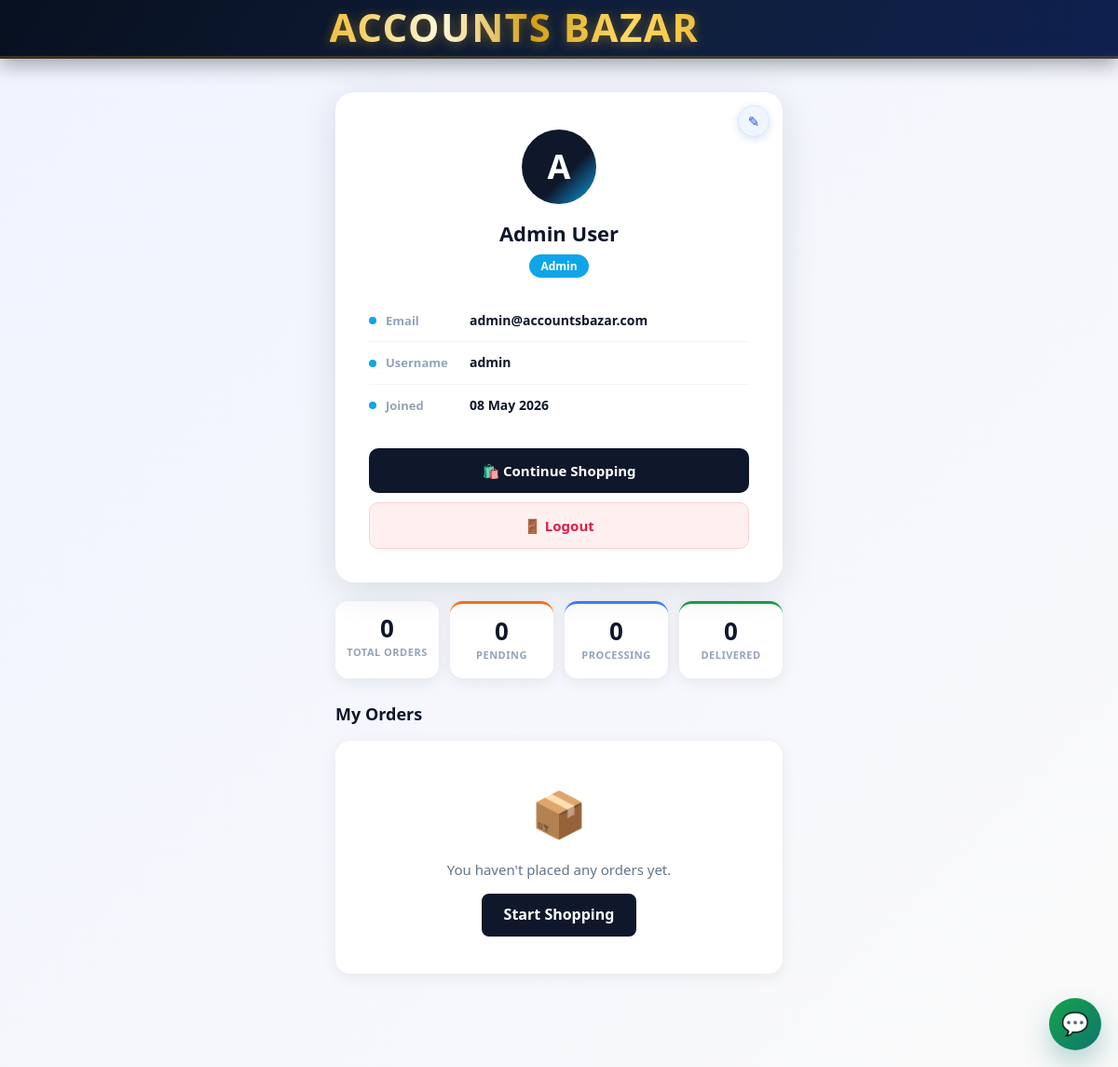
The app's page /profile.php (signed in) with its own data.
### tables this page shows
CREATE TABLE IF NOT EXISTS users (
    id INT AUTO_INCREMENT PRIMARY KEY,
    username VARCHAR(100) UNIQUE NOT NULL,
    email VARCHAR(255) UNIQUE NOT NULL,
    password VARCHAR(255) NOT NULL,
    first_name VARCHAR(100),
    last_name VARCHAR(100),
    phone VARCHAR(20),
    address VARCHAR(255),
    city VARCHAR(100),
    country VARCHAR(100),
    postal_code VARCHAR(20),
    user_type ENUM('customer', 'admin') DEFAULT 'customer',
    is_active TINYINT(1) DEFAULT 1,
    created_at TIMESTAMP DEFAULT CURRENT_TIMESTAMP,
    updated_at TIMESTAMP DEFAULT CURRENT_TIMESTAMP ON UPDATE CURRENT_TIMESTAMP,
    INDEX idx_email (email),
    INDEX idx_username (username)
);

### products/includes/db.php (called while the page is built, shortened)
<?php
class Database {
    private $host;
    private $db_user;
    private $db_pass;
    private $db_name;
    private $conn;
    public function __construct() {
        $this->host = DB_HOST;
        $this->db_user = DB_USER;
        $this->db_pass = DB_PASS;
        $this->db_name = DB_NAME;
        $this->connect();
    }
    private function connect() {
        $attempts = array();
        $credentialSets = array(
            array($this->host, $this->db_user, $this->db_pass)
        );
        if (defined('DB_FALLBACK_HOST') && defined('DB_FALLBACK_USER') && defined('DB_FALLBACK_PASS')) {
            $credentialSets[] = array(DB_FALLBACK_HOST, DB_FALLBACK_USER, DB_FALLBACK_PASS);
        }
        $dbNames = $this->buildDbNameVariants(
            $this->db_name,
            defined('DB_FALLBACK_NAME') ? DB_FALLBACK_NAME : ''
        );
        foreach ($credentialSets as $set) {
            foreach ($dbNames as $dbName) {
                $attempts[] = array($set[0], $set[1], $set[2], $dbName);
            }
        }
        foreach ($attempts as $attempt) {
            $this->conn = $this->tryConnect($attempt[0], $attempt[1], $attempt[2], $attempt[3]);
            if ($this->conn) {
                break;
            }
        }
        $this->ensureSchemaCompatibility();
    }
    private function tryConnect($host, $user, $pass, $name) {
        try {
            $conn = @new mysqli($host, $user, $pass, $name);
            return $conn;
        } catch (Throwable $e) {
            return null;
        }
    }
    private function buildDbNameVariants($primaryName, $fallbackName) {
        $names = array();
        return $names;
    }
    private function columnExists($table, $column) {
        $tableEsc = $this->conn->real_escape_string($table);
        $colEsc = $this->conn->real_escape_string($column);
        $sql = "SELECT COUNT(*) AS c
                FROM information_schema.COLUMNS
                WHERE TABLE_SCHEMA = DATABASE()
                  AND TABLE_NAME = '{$tableEsc}'
                  AND COLUMN_NAME = '{$colEsc}'";
        $res = $this->conn->query($sql);
        $row = $res->fetch_assoc();
        return ((int) ($row['c'] ?? 0)) > 0;
    }
    private function ensureSchemaCompatibility() {
        $this->ensureAiPromptsCompatibility();
    }
    private function ensureAiPromptsCompatibility() {
        $this->conn->query(
            "CREATE TABLE IF NOT EXISTS ai_prompts (
                id INT AUTO_INCREMENT PRIMARY KEY,
                prompt_text TEXT NOT NULL,
                image_path VARCHAR(255) DEFAULT NULL,
                created_at TIMESTAMP DEFAULT CURRENT_TIMESTAMP
            )"
        );
        if ($this->columnExists('ai_prompts', 'prompt') && !$this->columnExists('ai_prompts', 'prompt_text')) {
            $this->conn->query("ALTER TABLE ai_prompts ADD COLUMN prompt_text TEXT NULL");
            $this->conn->query("UPDATE ai_prompts SET prompt_text = prompt WHERE (prompt_text IS NULL OR prompt_text = '')");
        }
        $this->conn->query("UPDATE ai_prompts SET prompt_text = COALESCE(NULLIF(prompt_text, ''), 'Untitled prompt')");
        $this->conn->query(
            "CREATE TABLE IF NOT EXISTS ai_prompt_reactions (
                id INT AUTO_INCREMENT PRIMARY KEY,
                prompt_id INT NOT NULL,
                user_id INT NOT NULL,
                reaction ENUM('like', 'unlike') NOT NULL,
                created_at TIMESTAMP DEFAULT CURRENT_TIMESTAMP,
                updated_at TIMESTAMP DEFAULT CURRENT_TIMESTAMP ON UPDATE CURRENT_TIMESTAMP,
                UNIQUE KEY unique_prompt_user (prompt_id, user_id),
                INDEX idx_prompt_reaction (prompt_id, reaction)
            )"
        );
    }
}
?>

### profile.php (the view, shortened to what this page needs)
<?php
require_once 'products/config/config.php';
require_once 'products/includes/db.php';
$user = null;
$orders = [];
$orderStats = ['total' => 0, 'pending' => 0, 'delivered' => 0, 'processing' => 0, 'cancelled' => 0];
try {
    $db   = new Database();
    $conn = $db->getConnection();
    $stmt = $conn->prepare('SELECT id, username, email, first_name, last_name, phone, user_type, created_at FROM users WHERE id = ? LIMIT 1');
    $stmt->bind_param('i', $_SESSION['user_id']);
    $stmt->execute();
    $result = $stmt->get_result();
    $user   = $result ? $result->fetch_assoc() : null;
} catch (Exception $e) {
    $user = null;
}
$displayName = $_SESSION['name'] ?? ($user['first_name'] ?? $user['username'] ?? 'User');
$initial     = strtoupper(substr($displayName, 0, 1));
?>
<!DOCTYPE html>
<html lang="en">
<head>
    <link rel="stylesheet" href="css/style.css">
    <link rel="stylesheet" href="css/mobile.css">
</head>
<body>
    <header class="header">
        <div class="container">
            <nav class="navbar">
                <div class="store-brand">
                    <a href="index.php" style="text-decoration:none;">
                        <span class="store-title">Accounts Bazar</span>
                    </a>
                </div>
            </nav>
        </div>
    </header>
    <div class="profile-page">
        <div class="profile-card">
            <?php if ($user): ?>
                <a class="profile-edit-icon" href="profile.php?edit=1" aria-label="Edit billing info" title="Edit Billing Info">✎</a>
                <div class="profile-avatar"><?php echo htmlspecialchars($initial); ?></div>
                <div class="profile-name"><?php echo htmlspecialchars($displayName); ?></div>
                <div class="profile-badge">
                    <span><?php echo htmlspecialchars($user['user_type'] ?? 'customer'); ?></span>
                </div>
                <ul class="profile-info-list">
                    <li>
                        <span class="pil-dot"></span>
                        <span class="pil-label">Email</span>
                        <span class="pil-value"><?php echo htmlspecialchars($user['email'] ?? ''); ?></span>
                    </li>
                    <li>
                        <span class="pil-dot"></span>
                        <span class="pil-label">Username</span>
                        <span class="pil-value"><?php echo htmlspecialchars($user['username'] ?? ''); ?></span>
                    </li>
                    <?php if (!empty($user['created_at'])): ?>
                    <li>
                        <span class="pil-dot"></span>
                        <span class="pil-label">Joined</span>
                        <span class="pil-value"><?php echo date('d M Y', strtotime($user['created_at'])); ?></span>
                    </li>
                    <?php endif; ?>
                </ul>
                <div class="profile-actions">
                    <a class="profile-btn profile-btn-shop" href="shop.php">🛍️ Continue Shopping</a>
                    <a class="profile-btn profile-btn-logout" href="profile.php?logout=1">🚪 Logout</a>
                </div>
            <?php else: ?>
                <p style="text-align:center;color:#64748b;">Could not load profile. <a href="login.php">Login again</a></p>
            <?php endif; ?>
        </div>
        <div class="order-stats-row">
            <div class="order-stat-box">
                <div class="osb-num"><?php echo $orderStats['total']; ?></div>
                <div class="osb-label">Total Orders</div>
            </div>
            <div class="order-stat-box osb-pending">
                <div class="osb-num"><?php echo $orderStats['pending']; ?></div>
                <div class="osb-label">Pending</div>
            </div>
            <div class="order-stat-box osb-processing">
                <div class="osb-num"><?php echo $orderStats['processing']; ?></div>
                <div class="osb-label">Processing</div>
            </div>
            <div class="order-stat-box osb-delivered">
                <div class="osb-num"><?php echo $orderStats['delivered']; ?></div>
                <div class="osb-label">Delivered</div>
            </div>
        </div>
        <div class="orders-section">
            <h2 class="orders-title">My Orders</h2>
            <?php if (empty($orders)): ?>
                <div class="orders-empty">
                    <div style="font-size:48px;margin-bottom:10px;">📦</div>
                    <div style="color:#64748b;font-size:15px;">You haven't placed any orders yet.</div>
                    <a href="shop.php" style="display:inline-block;margin-top:14px;background:#0f172a;color:#fff;padding:10px 24px;border-radius:8px;font-weight:800;text-decoration:none;">Start Shopping</a>
                </div>
            <?php endif; ?>
        </div>
    </div>
</body>
</html>

### css/style.css (style rules this page uses)
* { margin: 0; padding: 0; box-sizing: border-box; }
html { scroll-behavior: smooth; }
:root { --brand-900: #07101f; --brand-800: #0f1f3c; --brand-700: #162444; --accent-gold: #d4a017; --accent-gold-light: #f0c040; --accent-gold-dark: #a07810; --accent-blue: #1a56db; --accent-blue-light: #3b82f6; --text-900: #0d1525; --text-700: #1e293b; --text-500: #475569; --surface-white: #ffffff; --surface-100: #f8f9fc; --surface-200: #f0f4fa; --border-100: #e2e8f0; --shadow-sm: 0 2px 8px rgba(7,16,31,0.08); --shadow-md: 0 8px 24px rgba(7,16,31,0.12); --shadow-lg: 0 16px 40px rgba(7,16,31,0.16); --radius-card: 14px; --radius-btn: 10px; }
body { font-family: 'Segoe UI', Tahoma, Geneva, Verdana, sans-serif; line-height: 1.6; color: var(--text-900); background: #f0f4fa; background-image: radial-gradient(ellipse at 0% 0%, rgba(212,160,23,0.07) 0%, transparent 55%), radial-gradient(ellipse at 100% 100%, rgba(26,86,219,0.07) 0%, transparent 55%); background-attachment: fixed; }
.container { max-width: 1200px; margin: 0 auto; padding: 0 20px; }
.header .container { max-width: 100%; margin: 0; padding: 0; }
.header { background: linear-gradient(120deg, var(--brand-900) 0%, var(--brand-800) 60%, #0f2050 100%); color: white; padding: 0; box-shadow: 0 6px 20px rgba(7,16,31,0.38), inset 0 -1px 0 rgba(212,160,23,0.25); position: sticky; top: 0; z-index: 100; border-bottom: 2px solid rgba(212,160,23,0.22); }
.navbar { display: flex; justify-content: center; align-items: center; padding: 8px 0; gap: 14px; width: 100%; position: relative; }
.store-brand { display: flex; align-items: center; justify-content: center; gap: 0; width: 100%; padding-right: 96px; }
.store-title { font-size: 42px; line-height: 1; font-family: "Arial Black", Impact, "Segoe UI", sans-serif; font-weight: 900; letter-spacing: 1.5px; background: linear-gradient( 90deg, #f0c040 0%, #fff8dc 30%, #d4a017 55%, #ffd966 80%, #f0c040 100% ); -webkit-background-clip: text; background-clip: text; -webkit-text-fill-color: transparent; text-transform: uppercase; filter: drop-shadow(0 2px 6px rgba(212,160,23,0.45)); }

### records on screen
users: user_type "Admin", email "admin@accountsbazar.com", username "admin", created_at "08 May 2026"

### other values on screen
$initial "A"
$displayName "Admin User"
$orderStats['total'] "0"
$orderStats['pending'] "0"
$orderStats['processing'] "0"
$orderStats['delivered'] "0"
